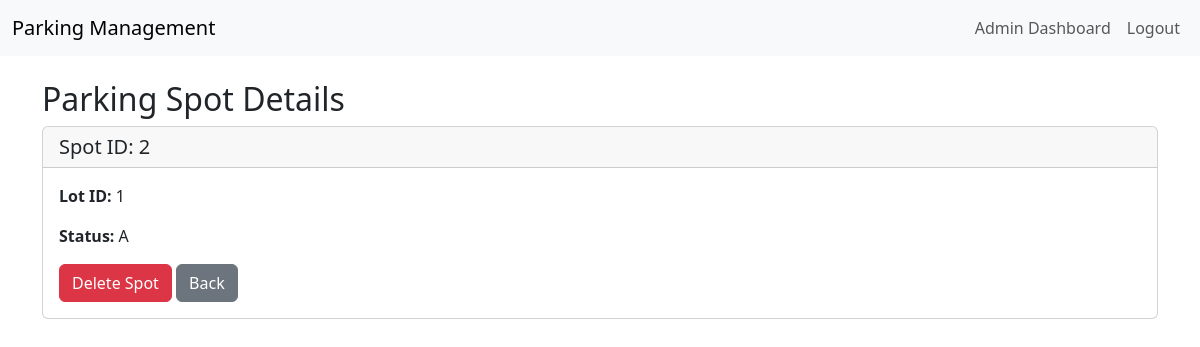
Screenshot of /admin/view_spot/2 (signed in) with the database file from the repository.
### models.py (models this page shows)
class ParkingSpot(db.Model):
    id = db.Column(db.Integer, primary_key=True)
    lot_id = db.Column(db.Integer, db.ForeignKey('parking_lot.id'), nullable=False)
    status = db.Column(db.String(1), nullable=False, default='A')

### app.py (the view)
@app.route('/admin/view_spot/<int:spot_id>')
def view_spot(spot_id):
    user = get_current_user()
    if not user or user.role != 'admin':
        return redirect(url_for('login'))
    spot = ParkingSpot.query.get_or_404(spot_id)
    return render_template('view_spot.html', spot=spot)

### app.py (called while the page is built)
def get_current_user():
    if 'user_id' in session:
        user = User.query.get(session['user_id'])
        print(f"Current user: {user.username if user else 'None'}")
        return user
    print("No user_id in session")
    return None

@app.context_processor
def utility_processor():
    return dict(get_current_user=get_current_user)

### templates/view_spot.html (shortened to what this page needs)
{% extends "base.html" %}
{% block content %}
<h2>Parking Spot Details</h2>
<div class="card">
    <div class="card-header">
        <h5 class="mb-0">Spot ID: {{ spot.id }}</h5>
    </div>
    <div class="card-body">
        <p><strong>Lot ID:</strong> {{ spot.lot_id }}</p>
        <p><strong>Status:</strong> {{ spot.status }}</p>
        <form method="POST" action="{{ url_for('delete_spot', spot_id=spot.id) }}" style="display:inline;">
            <button type="submit" class="btn btn-danger" onclick="return confirm('Are you sure?')">Delete Spot</button>
        </form>
        <a href="{{ url_for('admin_dashboard') }}" class="btn btn-secondary">Back</a>
    </div>
</div>
{% endblock %}

### rows the page displays
ParkingSpot: id "2", lot_id "1", status "A"
